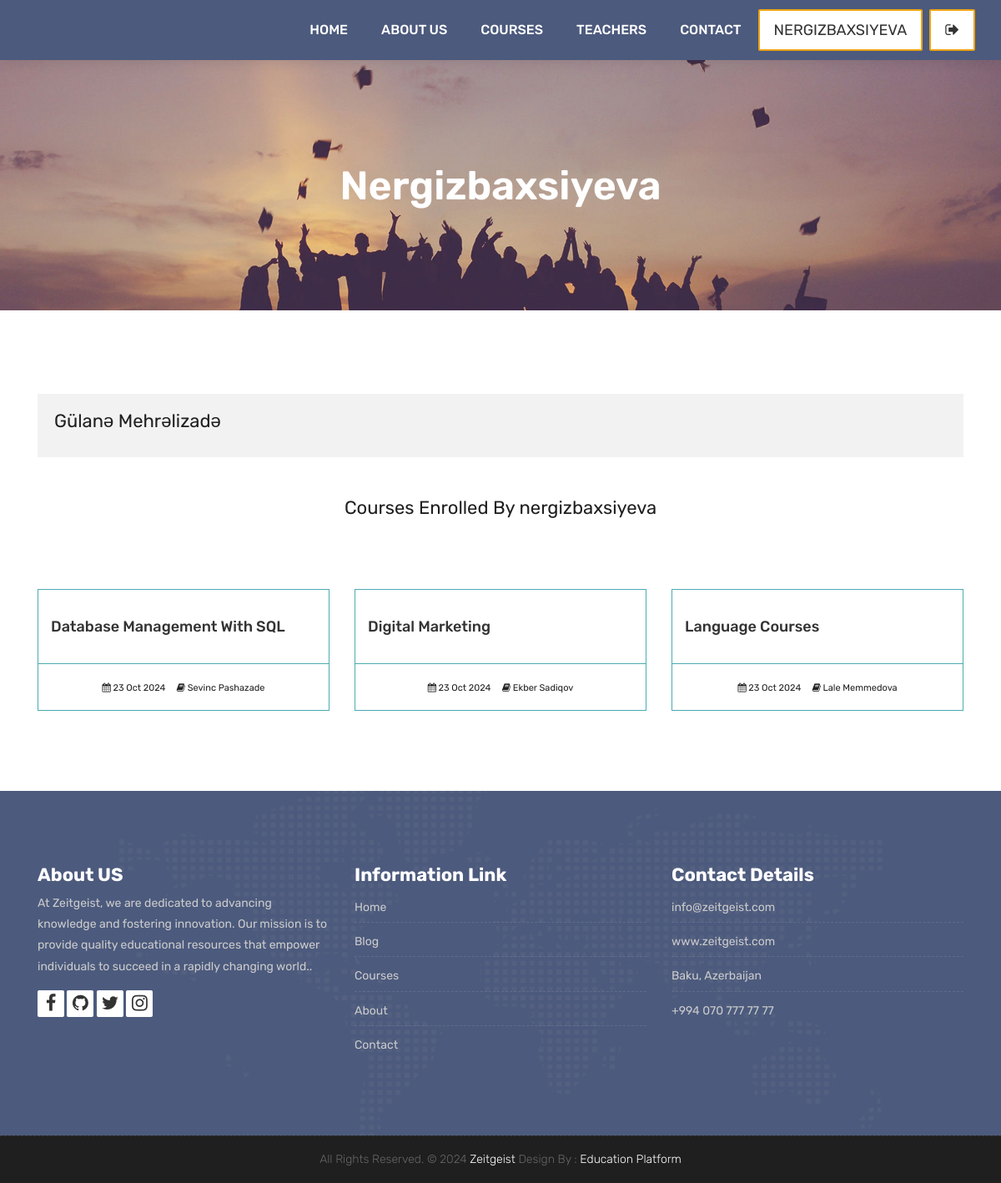
The page /accounts/dashboard/ (signed in) on the database its author committed.
### courses/models.py (models this page shows, shortened)
class Course(models.Model):
    teacher = models.ForeignKey(Teacher, null=True, on_delete=models.CASCADE)
    name = models.CharField(max_length=200, unique=True)
    category = models.ForeignKey(Category, null=True, on_delete=models.DO_NOTHING)
    tags = models.ManyToManyField(Tag, blank=True, null=True)
    students = models.ManyToManyField(User, blank=True, related_name='courses_joined')
    description = models.TextField(blank=True, null=True)
    image = models.ImageField(upload_to="courses/%Y/%m/%d/", default="courses/default_course_image.jpg")
    date = models.DateTimeField(auto_now=True)
    available = models.BooleanField(default=True)

### teachers/models.py (models this page shows)
class Teacher(models.Model):
    name = models.CharField(max_length=50)
    title = models.CharField(max_length=50)
    description = models.TextField(blank=True)
    image = models.ImageField(upload_to="courses/%Y/%m/%d/")
    facebook = models.URLField(max_length=100, blank=True)
    twitter = models.URLField(max_length=100, blank=True)
    linkedin = models.URLField(max_length=100, blank=True)
    youtube = models.URLField(max_length=100, blank=True)
    def __str__(self):
        return self.name

### accounts/views.py (the view)
# urls.py: path('dashboard/', views.user_dashboard, name="dashboard"),
@login_required(login_url='login')
def user_dashboard(request):
    current_user = request.user
    courses = current_user.courses_joined.all()
    context = {
        'courses': courses
    }
    return render(request, 'dashboard.html', context)

### templates/dashboard.html (shortened to what this page needs)
{% extends 'partials/_base.html' %}
{% load static %}
{% block content %}
	<div class="all-title-box">
		<div class="container text-center">
			<h1>{{ user.username }}</span></h1>
		</div>
	</div>
    <div id="overviews" class="section wb">
        <div class="container">
            <div class="row">
                <div class="col-lg-12 blog-post-single">
					<div class="blog-author">
						<div class="author-bio">
							<h2 class="author_name">{{ user.first_name }} {{ user.last_name }}</h3>
						</div>
					</div>
                </div>
            </div>
            <div class="row">
                <div class="col-lg-12">
                    <h2 class="text-center my-5">Courses Enrolled By {{ user.username  }}</h2>
                </div>
                {% for course in courses %}
                <div class="col-lg-4 col-md-6 col-12">
                    <div class="course-item">
						<div class="image-blog">
						</div>
						<div class="course-br">
							<div class="course-title">
								<h2><a href="{% url 'course_detail' course.category.slug course.id %}" title="">{{course.name}}</a></h2>
							</div>
						</div>
						<div class="course-meta-bot">
							<ul>
								<li><i class="fa fa-calendar" aria-hidden="true"></i> {{course.date|date:"d M Y"}}</li>
								<li><i class="fa fa-book" aria-hidden="true"></i> {{course.teacher}}</li>
							</ul>
						</div>
					</div>
                    <br>
                </div>
                {% endfor %}
            </div>
        </div>
    </div>
    {% endblock %}

### templates/partials/_navbar.html (shortened to what this page needs)
{% load static %}
<header class="top-navbar">
    <nav class="navbar navbar-expand-lg navbar-light bg-light">
        <div class="container-fluid">
            <div class="collapse navbar-collapse" id="navbars-host">
                <ul class="navbar-nav ml-auto">
                    <li class="nav-item {% if '/' == request.path %} active {% endif %}"><a class="nav-link" href="{% url 'index' %}">Home</a></li>
                    <li class="nav-item {% if 'about' in request.path %} active {% endif %}"><a class="nav-link" href="{% url 'about' %}">About Us</a></li>
                    <li class="nav-item {% if 'courses' in request.path %} active {% endif %}"><a class="nav-link" href="{% url 'courses' %}">Courses</a></li>
                    <li class="nav-item {% if 'teachers' in request.path %} active {% endif %}"><a class="nav-link" href="{% url 'teachers' %}">Teachers</a></li>
                    <li class="nav-item {% if 'contact' in request.path %} active {% endif %}"><a class="nav-link" href="{% url 'contact' %}">Contact</a></li>
                </ul>
                <ul class="nav navbar-nav navbar-right">
                    {% if user.is_authenticated %}
                    <li><a class="hover-btn-new log orange mr-2" href="{% url 'dashboard' %}"><span>{{user.username}}</span></a></li>
                    <li><a class="hover-btn-new log orange" href="javascript:{document.getElementById('logout').submit()}"><span><i class="fa fa-sign-out"></i></span></a>
                    </li>
                    {% else %}
                    <li><a class="hover-btn-new log orange mr-2" href="{% url 'login' %}"><span><i class="fa fa-sign-in"></i></span></a></li>
                    <li><a class="hover-btn-new log orange" href="{% url 'register' %}"><span><i class="fa fa-user-plus"></i></span></a></li>
                    {% endif %}
                </ul>
            </div>
        </div>
    </nav>
</header>

### rows shown on the page
Course: name "Database Management With SQL", date "23 Oct 2024", teacher "Sevinc Pashazade"
Course: name "Digital Marketing", date "23 Oct 2024", teacher "Ekber Sadiqov"
Course: name "Language Courses", date "23 Oct 2024", teacher "Lale Memmedova"

### other values the page prints
{{ user.username }} "NERGIZBAXSIYEVA"
{{ user.username }} "Nergizbaxsiyeva"
{{ user.first_name }} "Gülanə"
{{ user.last_name }} "Mehrəlizadə"
{{ user.username }} "nergizbaxsiyeva"
